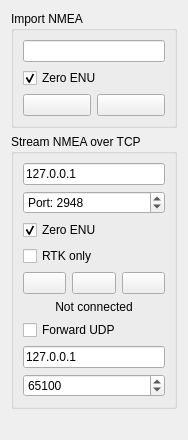
                <widget class="QWidget" name="scrollAreaWidgetContents">
                 <property name="geometry">
                  <rect>
                   <x>0</x>
                   <y>0</y>
                   <width>188</width>
                   <height>440</height>
                  </rect>
                 </property>
                 <layout class="QVBoxLayout" name="verticalLayout_12">
                  <item>
                   <widget class="QGroupBox" name="groupBox_11">
                    <property name="sizePolicy">
                     <sizepolicy hsizetype="Preferred" vsizetype="Fixed">
                      <horstretch>0</horstretch>
                      <verstretch>0</verstretch>
                     </sizepolicy>
                    </property>
                    <property name="title">
                     <string>Import NMEA</string>
                    </property>
                    <layout class="QGridLayout" name="gridLayout_9">
                     <item row="2" column="1">
                      <widget class="QPushButton" name="mapImportNmeaButton">
                       <property name="toolTip">
                        <string>Process</string>
                       </property>
                       <property name="text">
                        <string/>
                       </property>
                       <property name="icon">
                        <iconset resource="resources.qrc">
                         <normaloff>:/models/Icons/Process-96.png</normaloff>:/models/Icons/Process-96.png</iconset>
                       </property>
                      </widget>
                     </item>
                     <item row="1" column="0" colspan="2">
                      <widget class="QCheckBox" name="mapImportNmeaZeroEnuBox">
                       <property name="toolTip">
                        <string>Zero ENU coordinates on map with first imported point</string>
                       </property>
                       <property name="text">
                        <string>Zero ENU</string>
                       </property>
                       <property name="checked">
                        <bool>true</bool>
                       </property>
                      </widget>
                     </item>
                     <item row="2" column="0">
                      <widget class="QPushButton" name="mapChooseNmeaButton">
                       <property name="toolTip">
                        <string>Choose</string>
                       </property>
                       <property name="text">
                        <string/>
                       </property>
                       <property name="icon">
                        <iconset resource="resources.qrc">
                         <normaloff>:/models/Icons/Open Folder-96.png</normaloff>:/models/Icons/Open Folder-96.png</iconset>
                       </property>
                      </widget>
                     </item>
                     <item row="0" column="0" colspan="2">
                      <widget class="QLineEdit" name="mapImportNmeaEdit"/>
                     </item>
                    </layout>
                   </widget>
                  </item>
                  <item>
                   <widget class="QGroupBox" name="groupBox_14">
                    <property name="sizePolicy">
                     <sizepolicy hsizetype="Preferred" vsizetype="Fixed">
                      <horstretch>0</horstretch>
                      <verstretch>0</verstretch>
                     </sizepolicy>
                    </property>
                    <property name="title">
                     <string>Stream NMEA over TCP</string>
                    </property>
                    <layout class="QVBoxLayout" name="verticalLayout_9">
                     <item>
                      <widget class="QLineEdit" name="mapStreamNmeaServerEdit">
                       <property name="text">
                        <string>127.0.0.1</string>
                       </property>
                      </widget>
                     </item>
                     <item>
                      <widget class="QSpinBox" name="mapStreamNmeaPortBox">
                       <property name="prefix">
                        <string>Port: </string>
                       </property>
                       <property name="maximum">
                        <number>65535</number>
                       </property>
                       <property name="value">
                        <number>2948</number>
                       </property>
                      </widget>
                     </item>
                     <item>
                      <widget class="QCheckBox" name="mapStreamNmeaZeroEnuBox">
                       <property name="toolTip">
                        <string>Zero ENU frame on next NMEA message</string>
                       </property>
                       <property name="text">
                        <string>Zero ENU</string>
                       </property>
                       <property name="checked">
                        <bool>true</bool>
                       </property>
                      </widget>
                     </item>
                     <item>
                      <widget class="QCheckBox" name="mapStreamNmeaRtkOnlyBox">
                       <property name="text">
                        <string>RTK only</string>
                       </property>
                      </widget>
                     </item>
                     <item>
                      <layout class="QHBoxLayout" name="horizontalLayout_13">
                       <item>
                        <widget class="QPushButton" name="mapStreamNmeaClearTraceButton">
                         <property name="toolTip">
                          <string>Clear trace</string>
                         </property>
                         <property name="text">
                          <string/>
                         </property>
                         <property name="icon">
                          <iconset resource="resources.qrc">
                           <normaloff>:/models/Icons/Delete2-96.png</normaloff>:/models/Icons/Delete2-96.png</iconset>
                         </property>
                        </widget>
                       </item>
                       <item>
                        <widget class="QPushButton" name="mapStreamNmeaDisconnectButton">
                         <property name="toolTip">
                          <string>Disconnect</string>
                         </property>
                         <property name="text">
                          <string/>
                         </property>
                         <property name="icon">
                          <iconset resource="resources.qrc">
                           <normaloff>:/models/Icons/Disconnected-96.png</normaloff>:/models/Icons/Disconnected-96.png</iconset>
                         </property>
                        </widget>
                       </item>
                       <item>
                        <widget class="QPushButton" name="mapStreamNmeaConnectButton">
                         <property name="toolTip">
                          <string>Connect</string>
                         </property>
                         <property name="text">
                          <string/>
                         </property>
                         <property name="icon">
                          <iconset resource="resources.qrc">
                           <normaloff>:/models/Icons/Connected-96.png</normaloff>:/models/Icons/Connected-96.png</iconset>
                         </property>
                        </widget>
                       </item>
                      </layout>
                     </item>
                     <item>
                      <widget class="QLabel" name="mapStreamNmeaConnectedLabel">
                       <property name="text">
                        <string>Not connected</string>
                       </property>
                       <property name="alignment">
                        <set>Qt::AlignCenter</set>
                       </property>
                      </widget>
                     </item>
                     <item>
                      <widget class="QCheckBox" name="mapStreamNmeaForwardUdpBox">
                       <property name="text">
                        <string>Forward UDP</string>
                       </property>
                      </widget>
                     </item>
                     <item>
                      <widget class="QLineEdit" name="mapStreamNmeaForwardUdpHostEdit">
                       <property name="text">
                        <string>127.0.0.1</string>
                       </property>
                      </widget>
                     </item>
                     <item>
                      <widget class="QSpinBox" name="mapStreamNmeaForwardUdpPortBox">
                       <property name="maximum">
                        <number>65535</number>
                       </property>
                       <property name="value">
                        <number>65100</number>
                       </property>
                      </widget>
                     </item>
                    </layout>
                   </widget>
                  </item>
                  <item>
                   <spacer name="verticalSpacer_5">
                    <property name="orientation">
                     <enum>Qt::Vertical</enum>
                    </property>
                    <property name="sizeHint" stdset="0">
                     <size>
                      <width>68</width>
                      <height>29</height>
                     </size>
                    </property>
                   </spacer>
                  </item>
                 </layout>
                </widget>
